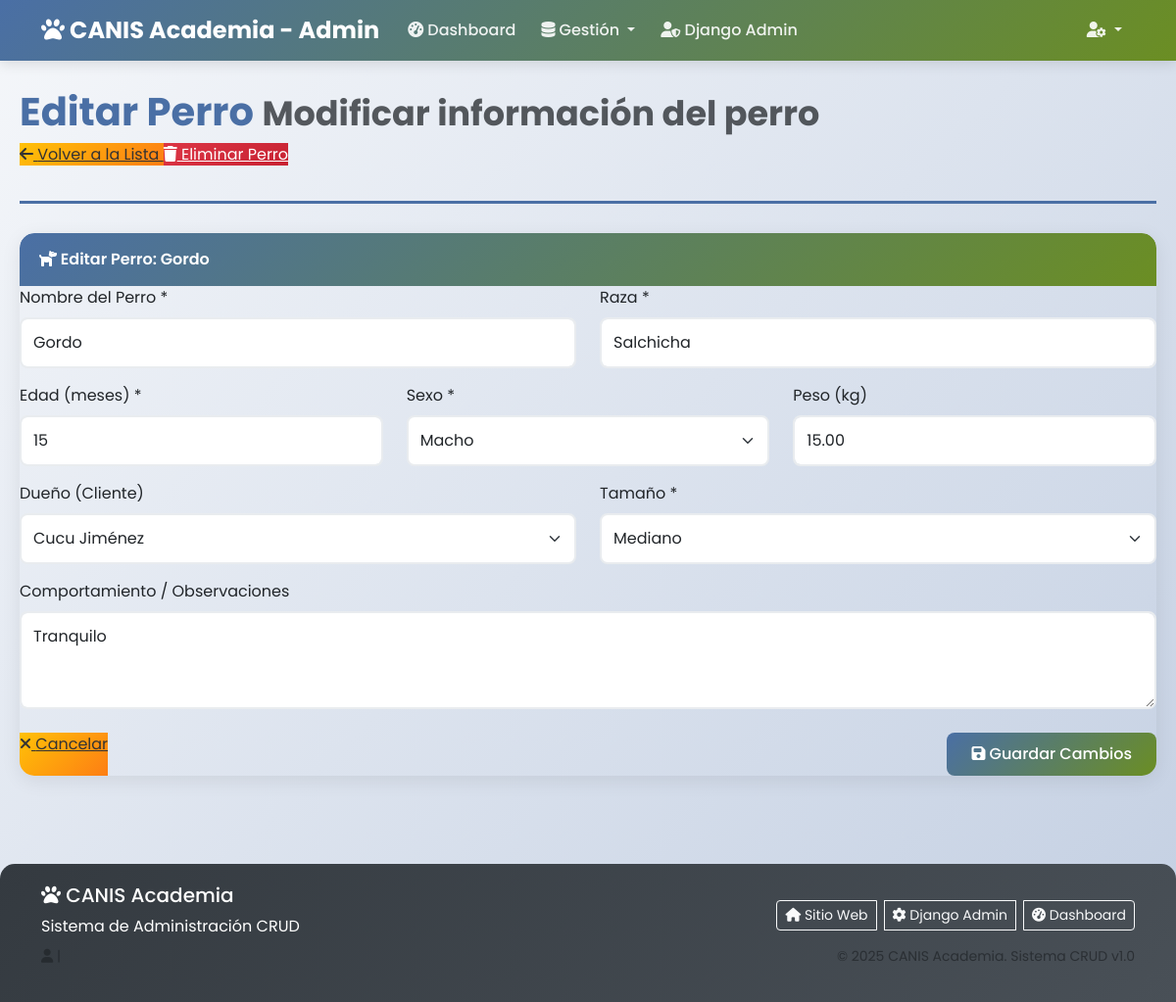
The app's page /perros-admin/actualizar/1/ with its own data.
### app_Entrenamiento_Canino/models.py (models this page shows, shortened)
class Perro(models.Model):
    cliente = models.ForeignKey(Cliente, on_delete=models.CASCADE)
    nombre = models.CharField(max_length=100)
    raza = models.CharField(max_length=100)
    edad = models.IntegerField()
    sexo = models.CharField(max_length=10)
    peso = models.DecimalField(max_digits=5, decimal_places=2, null=True, blank=True)
    tamano = models.CharField(max_length=20, null=True, blank=True)
    comportamiento = models.TextField(null=True, blank=True)

class Cliente(models.Model):
    usuario = models.OneToOneField(User, on_delete=models.CASCADE, null=True, blank=True)
    nombre = models.CharField(max_length=100)
    apellido = models.CharField(max_length=100)
    telefono = models.CharField(max_length=20)
    correo = models.EmailField(max_length=150, unique=True)
    direccion = models.CharField(max_length=200)
    fecha_registro = models.DateTimeField(auto_now_add=True)

### app_Entrenamiento_Canino/views.py (the view, shortened to what this page needs)
# urls.py: path('perros-admin/actualizar/<int:id>/', views.actualizar_perro, name='actualizar_perro'),
def actualizar_perro(request, id):
    perro = get_object_or_404(Perro, id=id)
    clientes = Cliente.objects.all()
    return render(request, 'admin/crud/perros/editar.html', {
        'perro': perro,
        'clientes': clientes
    })

### app_Entrenamiento_Canino/templates/admin/crud/perros/editar.html (shortened to what this page needs)
{% extends "admin/crud/base_crud.html" %}
{% block page_title %}Editar Perro{% endblock %}
{% block page_subtitle %}Modificar información del perro{% endblock %}
{% block page_actions %}
<a href="{% url 'ver_perros' %}" class="admin-btn-warning">
    <i class="fas fa-arrow-left"></i> Volver a la Lista
</a>
<a href="{% url 'borrar_perro' perro.id %}" class="admin-btn-danger btn-confirm-delete">
    <i class="fas fa-trash"></i> Eliminar Perro
</a>
{% endblock %}
{% block card_icon %}dog{% endblock %}
{% block card_title %}Editar Perro: {{ perro.nombre }}{% endblock %}
{% block card_content %}
<form method="POST" action="{% url 'actualizar_perro' perro.id %}" class="needs-validation" novalidate>
    <div class="row">
        <div class="col-md-6 mb-3">
            <label for="nombre" class="form-label">Nombre del Perro *</label>
            <input type="text" class="form-control admin-form-control" id="nombre" name="nombre"
                   value="{{ perro.nombre }}" required>
        </div>
        <div class="col-md-6 mb-3">
            <label for="raza" class="form-label">Raza *</label>
            <input type="text" class="form-control admin-form-control" id="raza" name="raza"
                   value="{{ perro.raza }}" required>
        </div>
    </div>
    <div class="row">
        <div class="col-md-4 mb-3">
            <label for="edad" class="form-label">Edad (meses) *</label>
            <input type="number" class="form-control admin-form-control" id="edad" name="edad"
                   value="{{ perro.edad }}" min="1" max="300" required>
        </div>
        <div class="col-md-4 mb-3">
            <label for="sexo" class="form-label">Sexo *</label>
            <select class="form-select admin-form-control" id="sexo" name="sexo" required>
                <option value="Macho" {% if perro.sexo == 'Macho' %}selected{% endif %}>Macho</option>
            </select>
        </div>
        <div class="col-md-4 mb-3">
            <label for="peso" class="form-label">Peso (kg)</label>
            <input type="number" step="0.1" class="form-control admin-form-control" id="peso" name="peso"
                   value="{{ perro.peso|default:'' }}" min="0.1" max="100">
        </div>
    </div>
    <div class="row">
        <div class="col-md-6 mb-3">
            <label for="cliente" class="form-label">Dueño (Cliente)</label>
            <select class="form-select admin-form-control" id="cliente" name="cliente">
                {% for cliente in clientes %}
                <option value="{{ cliente.id }}" {% if perro.cliente.id == cliente.id %}selected{% endif %}>
                    {{ cliente.nombre }} {{ cliente.apellido }}
                </option>
                {% endfor %}
            </select>
        </div>
        <div class="col-md-6 mb-3">
            <label for="tamaño" class="form-label">Tamaño *</label>
            <select class="form-select admin-form-control" id="tamaño" name="tamaño" required>
                <option value="mediano" {% if perro.tamaño == 'mediano' or not perro.tamaño %}selected{% endif %}>Mediano</option>
            </select>
        </div>
    </div>
    <div class="mb-3">
        <label for="comportamiento" class="form-label">Comportamiento / Observaciones</label>
        <textarea class="form-control admin-form-control" id="comportamiento" name="comportamiento" rows="3">{{ perro.comportamiento|default:'' }}</textarea>
    </div>
    <div class="d-flex justify-content-between mt-4">
        <a href="{% url 'ver_perros' %}" class="admin-btn-warning">
            <i class="fas fa-times"></i> Cancelar
        </a>
        <button type="submit" class="admin-btn-primary">
            <i class="fas fa-save"></i> Guardar Cambios
        </button>
    </div>
</form>
{% endblock %}

### app_Entrenamiento_Canino/templates/admin/base_panel.html (style rules this page uses)
:root { --primary-color: #4A6FA5; --secondary-color: #6B8E23; --accent-color: #FF914D; --light-color: #F8F9FA; --dark-color: #343A40; }
body { font-family: 'Poppins', sans-serif; background: linear-gradient(135deg, #f5f7fa 0%, #c3cfe2 100%); min-height: 100vh; padding-top: 70px; }
.admin-btn-primary { background: linear-gradient(135deg, var(--primary-color) 0%, var(--secondary-color) 100%); border: none; padding: 10px 25px; border-radius: 8px; font-weight: 500; color: white; transition: all 0.3s; text-decoration: none; display: inline-block; }
.admin-btn-warning { background: linear-gradient(135deg, #ffc107 0%, #fd7e14 100%); border: none; color: #333; }
.admin-btn-danger { background: linear-gradient(135deg, #dc3545 0%, #c82333 100%); border: none; color: white; }
.admin-form-control { border-radius: 8px; border: 2px solid #e9ecef; padding: 12px; transition: all 0.3s; }

### records on screen
Perro: nombre "Gordo", raza "Salchicha", edad "15", sexo "Macho", peso "15.00", cliente "Cucu Jiménez", comportamiento "Tranquilo"
